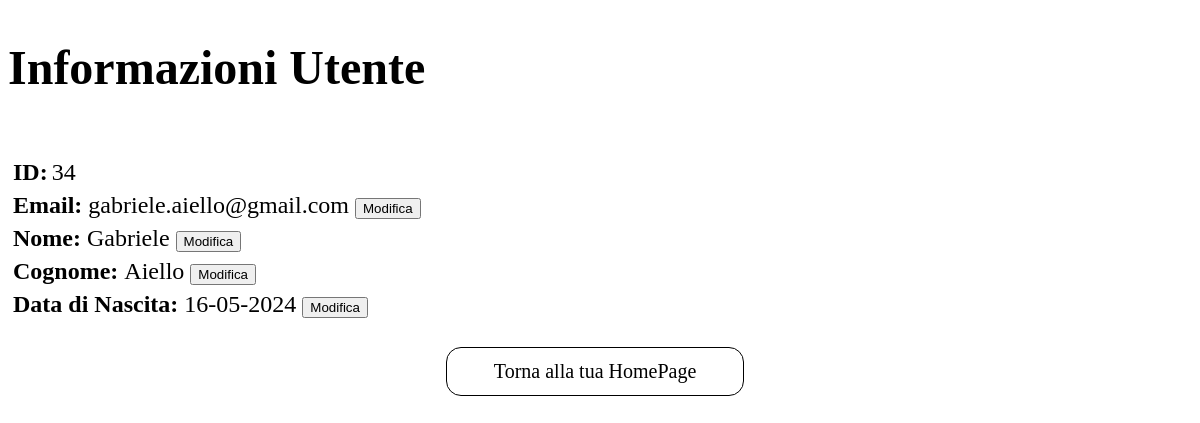
Screenshot of /info_utente.php (signed in) with the database file from the repository.
### tables this page shows
CREATE TABLE `user` (
  `id` int(11) NOT NULL,
  `email` varchar(50) NOT NULL,
  `nome` varchar(25) NOT NULL,
  `cognome` varchar(25) NOT NULL,
  `password` varchar(255) NOT NULL,
  `confermaPassword` varchar(25) NOT NULL,
  `PreferenzaAcquisto` varchar(25) NOT NULL,
  `DataNascita` date NOT NULL
);

### info_utente.php (the view, shortened to what this page needs)
<?php
require_once("config.php");
$user_id = mysqli_real_escape_string($connessione, $_SESSION['id_user']);
$sql = "SELECT * FROM user WHERE id = $user_id";
$result = $connessione->query($sql);
if ($result->num_rows > 0) {
    $user = $result->fetch_assoc();
} else {
    echo "Nessun utente trovato.";
    exit;
}
?>
<!DOCTYPE html>
<html lang="it">
<head>
    <link rel="stylesheet" href="info_utente.css">
</head>
<body>
    <h1>Informazioni Utente</h1><br>
    <table>
        <tr>
            <th>ID: </th>
            <td><?php echo htmlspecialchars($user['id']); ?></td>
        </tr>
        <tr>
            <th>Email: </th>
            <td>
                <span class="text" id="email_text"><?php echo htmlspecialchars($user['email']); ?></span>
                <button id="email_edit" onclick="enableEdit('email')">Modifica</button>
            </td>
        </tr>
        <tr>
            <th>Nome: </th>
            <td>
                <span class="text" id="nome_text"><?php echo htmlspecialchars($user['nome']); ?></span>
                <button id="nome_edit" onclick="enableEdit('nome')">Modifica</button>
            </td>
        </tr>
        <tr>
            <th>Cognome: </th>
            <td>
                <span class="text" id="cognome_text"><?php echo htmlspecialchars($user['cognome']); ?></span>
                <button id="cognome_edit" onclick="enableEdit('cognome')">Modifica</button>
            </td>
        </tr>
        <tr>
            <th>Data di Nascita: </th>
            <td>
                <span class="text" id="DataNascita_text"><?php echo date("d-m-Y", strtotime($user['DataNascita'])); ?></span>
                <button id="DataNascita_edit" onclick="enableEdit('DataNascita')">Modifica</button>
            </td>
        </tr>
    </table>
    <a href="index.php" id="HomePage"> Torna alla tua HomePage </a>
</body>
</html>

### info_utente.css (style rules this page uses)
body { display: flex; justify-content: left; font-size: x-large; flex-direction: column; }
.text { padding-left: 2px; }
#HomePage { padding: 1%; width: 23%; margin-top: 2%; position: relative; left:37%; font-size:20px; border: 1px solid black; border-radius: 15px; text-decoration:none; color:black; text-align:center; }

### rows the page displays
user: id "34", email "gabriele.aiello@gmail.com", nome "Gabriele", cognome "Aiello", DataNascita "16-05-2024"
